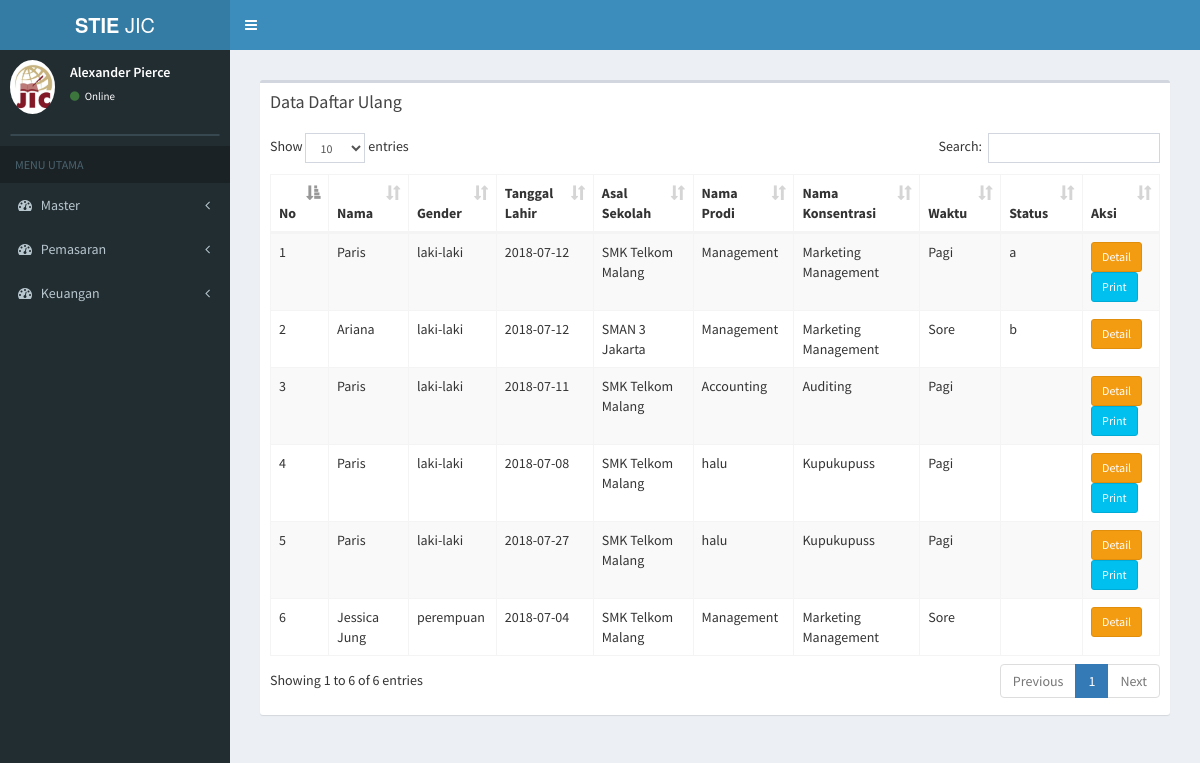
The app's page /index.php/daftar_ulang/data_du with its own data.
### tables this page shows
CREATE TABLE `tb_du` (
  `id_du` varchar(6) NOT NULL,
  `nama_du` varchar(100) NOT NULL,
  `jk_daftar_du` varchar(12) NOT NULL,
  `tpt_lahir_du` varchar(20) NOT NULL,
  `tgl_lahir_du` date NOT NULL,
  `alamat_du` text NOT NULL,
  `no_telp_du` varchar(15) NOT NULL,
  `no_telpm_du` varchar(30) NOT NULL,
  `email_du` varchar(50) NOT NULL,
  `agama_du` text NOT NULL,
  `nik_du` varchar(50) NOT NULL,
  `ibu_kandung_du` text NOT NULL,
  `id_sekolah2` varchar(5) NOT NULL,
  `id_prodi2` varchar(5) NOT NULL,
  `id_konsentrasi2` varchar(6) NOT NULL,
  `waktu` varchar(20) NOT NULL,
  `jurusan_du` varchar(20) NOT NULL,
  `tanggal_du` date NOT NULL,
  `kode_tes` varchar(15) NOT NULL,
  `nim` varchar(20) NOT NULL,
  `id_pendaftaran2` varchar(6) NOT NULL,
  `status_du` varchar(20) NOT NULL
);

CREATE TABLE `tb_sekolah` (
  `id_sekolah` varchar(6) NOT NULL,
  `nama_sekolah` varchar(30) NOT NULL,
  `alamat_sekolah` text NOT NULL,
  `jenis_sekolah` varchar(6) NOT NULL
);

CREATE TABLE `tb_prodi` (
  `id_prodi` varchar(6) NOT NULL,
  `nama_prodi` varchar(20) NOT NULL,
  `ketua_prodi` varchar(50) NOT NULL
);

CREATE TABLE `tb_konsentrasi` (
  `id_konsentrasi` varchar(6) NOT NULL,
  `nama_konsentrasi` varchar(20) NOT NULL,
  `id_prodi2` varchar(6) NOT NULL
);

### application/controllers/daftar_ulang.php (called while the page is built, shortened)
<?php
class daftar_ulang extends CI_Controller {
	public function __construct()
	{
		$this->load->model('daftar_ulang_model');
		$this->load->model('pendaftaran_model');
	}
	public function data_du()
	{
			$data['du'] = $this->daftar_ulang_model->data_du();
			$data['main_view'] = 'Daftar/data_daftarulang_view';
			$this->load->view('template', $data);
	}
}

### index.php (called while the page is built, shortened)
<?php
require_once BASEPATH.'core/CodeIgniter.php';

### application/models/daftar_ulang_model.php (called while the page is built, shortened)
<?php
class Daftar_ulang_model extends CI_Model {
    public function data_du(){
      return $this->db->join('tb_prodi','tb_prodi.id_prodi=tb_du.id_prodi2')
              ->join('tb_sekolah','tb_sekolah.id_sekolah=tb_du.id_sekolah2')
              ->join('tb_konsentrasi','tb_konsentrasi.id_konsentrasi=tb_du.id_konsentrasi2')
              ->get('tb_du')
              ->result();
  }
}

### application/views/Daftar/data_daftarulang_view.php (the view, shortened to what this page needs)
<section class="content">
      <div class="row">
        <div class="col-xs-12">
          <div class="box">
            <div class="box-header">
              <h3 class="box-title">Data Daftar Ulang</h3>
            </div>
            <div class="box-body">
              <table id="example1" class="table table-bordered table-striped">
                <thead>
                <tr>
                  <th>No</th>
                  <th>Nama</th>
                  <th>Gender</th>
                  <th>Tanggal Lahir</th>
                  <th>Asal Sekolah</th>
                  <th>Nama Prodi</th>
                  <th>Nama Konsentrasi</th>
                  <th>Waktu</th>
                  <th>Status</th>
                  <th>Aksi</th>
                </tr>
                </thead>
                <tbody>
                <?php
                $no = 0;
                foreach ($du as $data) {
                  if ($data->waktu == 'Pagi') {
                       echo '
                <tr>
                  <td>'.++$no.'</td>
                  <td>'.$data->nama_du.'
                  </td>
                  <td>'.$data->jk_daftar_du.'</td>
                  <td>'.$data->tgl_lahir_du.'</td>
                  <td>'.$data->nama_sekolah.'</td>
                  <td>'.$data->nama_prodi.'</td>
                  <td>'.$data->nama_konsentrasi.'</td>
                  <td>'.$data->waktu.'</td>
                  <td>'.$data->status_du.'</td>
                  <td>
                    <a href="'.base_url('index.php/daftar_ulang/detail_du/'.$data->id_du).'" class="btn btn-warning btn-sm" >Detail</a>
                     <a href="'.base_url('index.php/daftar_ulang/print_ljk/'.$data->id_du).'" class="btn btn-info btn-sm" >Print</a>
                  </td>
                </tr>
                ';
                 } else {
                  echo '
                <tr>
                  <td>'.++$no.'</td>
                  <td>'.$data->nama_du.'
                  </td>
                  <td>'.$data->jk_daftar_du.'</td>
                  <td>'.$data->tgl_lahir_du.'</td>
                  <td>'.$data->nama_sekolah.'</td>
                  <td>'.$data->nama_prodi.'</td>
                  <td>'.$data->nama_konsentrasi.'</td>
                  <td>'.$data->waktu.'</td>
                  <td>'.$data->status_du.'</td>
                  <td>
                    <a href="'.base_url('index.php/daftar_ulang/detail_du/'.$data->id_du).'" class="btn btn-warning btn-sm" >Detail</a>
                  </td>
                </tr>
                ';
                  }
                }
              ?>
                </tbody>
              </table>
            </div>
          </div>
        </div>
      </div>
    </section>

### records on screen
tb_du: nama_du "Paris", jk_daftar_du "laki-laki", tgl_lahir_du "2018-07-12", tb_sekolah.nama_sekolah "SMK Telkom Malang", tb_prodi.nama_prodi "Management", tb_konsentrasi.nama_konsentrasi "Marketing Management", waktu "Pagi", status_du "a"
tb_du: nama_du "Ariana", jk_daftar_du "laki-laki", tgl_lahir_du "2018-07-12", tb_sekolah.nama_sekolah "SMAN 3 Jakarta", tb_prodi.nama_prodi "Management", tb_konsentrasi.nama_konsentrasi "Marketing Management", waktu "Sore", status_du "b"
tb_du: nama_du "Paris", jk_daftar_du "laki-laki", tgl_lahir_du "2018-07-11", tb_sekolah.nama_sekolah "SMK Telkom Malang", tb_prodi.nama_prodi "Accounting", tb_konsentrasi.nama_konsentrasi "Auditing", waktu "Pagi"
tb_du: nama_du "Paris", jk_daftar_du "laki-laki", tgl_lahir_du "2018-07-08", tb_sekolah.nama_sekolah "SMK Telkom Malang", tb_prodi.nama_prodi "halu", tb_konsentrasi.nama_konsentrasi "Kupukupuss", waktu "Pagi"
tb_du: nama_du "Paris", jk_daftar_du "laki-laki", tgl_lahir_du "2018-07-27", tb_sekolah.nama_sekolah "SMK Telkom Malang", tb_prodi.nama_prodi "halu", tb_konsentrasi.nama_konsentrasi "Kupukupuss", waktu "Pagi"
tb_du: nama_du "Jessica Jung", jk_daftar_du "perempuan", tgl_lahir_du "2018-07-04", tb_sekolah.nama_sekolah "SMK Telkom Malang", tb_prodi.nama_prodi "Management", tb_konsentrasi.nama_konsentrasi "Marketing Management", waktu "Sore"
